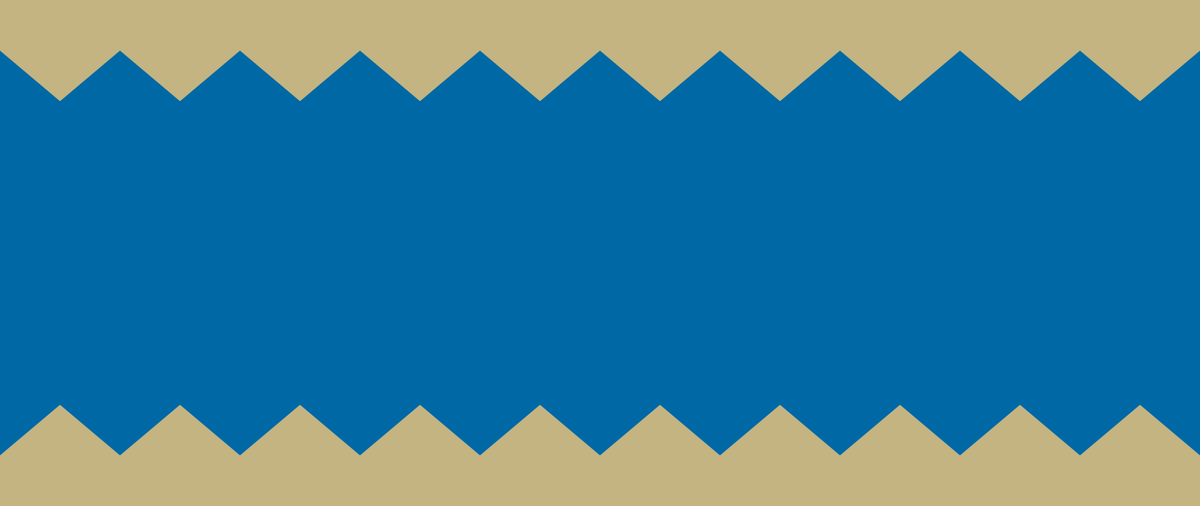
Frame 1 (no input)
Frame 2 (the mouse pressed at the canvas centre, redrawn once): identical to frame 1, image omitted

The Processing sketch that drew this single still picture (run headless with seeded random() and noise(); the mouse was pressed at the canvas centre and the sketch redrawn once):

// Processing sketch: jaws
// ── jaws.pde
// Manuale di Programmazione Cinematografica
// Daniele Olmisani, 2015

// Jaws

final color PAPER = color(0, 105, 165);
final color INK = color(195, 180, 130);

final float TEETH = 10;;

void setup() {
  
  size(2560, 1080);
  noLoop();
}

void draw() {
  
  background(PAPER);
  fill(INK);
  noStroke();

  scale(width/TEETH, height/TEETH);
  drawTeeth();
  
  resetMatrix();
  translate(0, height);
  scale(width/TEETH, -height/TEETH);
  drawTeeth();

  save("jaws.png");
}

void drawTeeth() {
  rect(0, 0, width/TEETH, 1);
  for(int i=0; i<TEETH; i++) {
     triangle(i, 1, i+1, 1, i+0.5, 2);
  }
}
